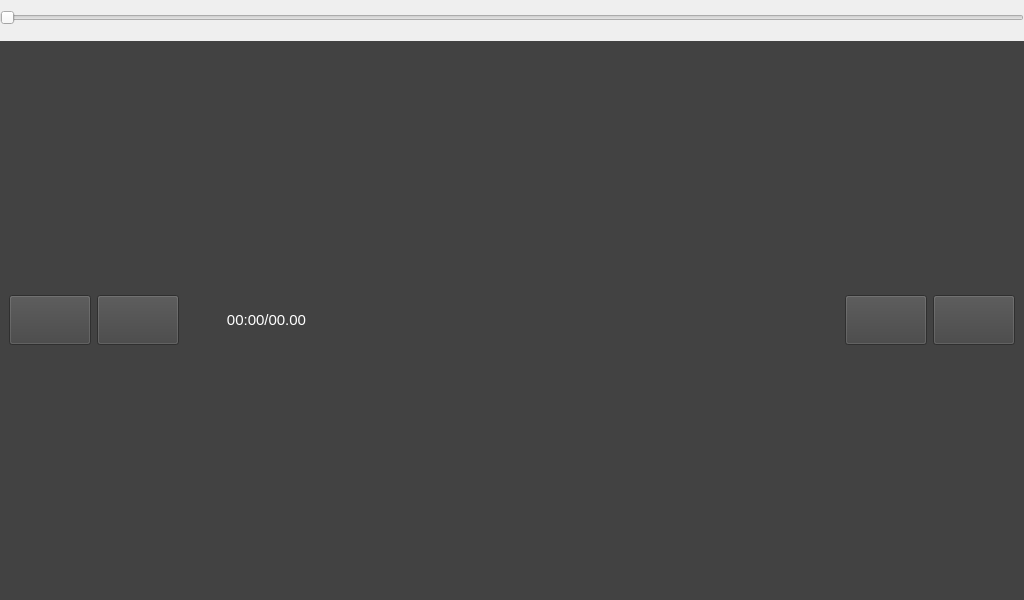
<?xml version="1.0" encoding="UTF-8"?>
<ui version="4.0">
 <class>Video</class>
 <widget class="QWidget" name="Video">
  <property name="geometry">
   <rect>
    <x>0</x>
    <y>0</y>
    <width>1024</width>
    <height>600</height>
   </rect>
  </property>
  <property name="windowTitle">
   <string>Video</string>
  </property>
  <layout class="QGridLayout" name="gridLayout_2">
   <property name="leftMargin">
    <number>0</number>
   </property>
   <property name="topMargin">
    <number>0</number>
   </property>
   <property name="rightMargin">
    <number>0</number>
   </property>
   <property name="bottomMargin">
    <number>0</number>
   </property>
   <item row="0" column="0">
    <layout class="QVBoxLayout" name="verticalLayout_2" stretch="10,0,2">
     <item>
      <layout class="QVBoxLayout" name="verticalLayout">
       <property name="spacing">
        <number>6</number>
       </property>
      </layout>
     </item>
     <item>
      <widget class="QSlider" name="horizontalSlider_schedule">
       <property name="minimumSize">
        <size>
         <width>0</width>
         <height>35</height>
        </size>
       </property>
       <property name="styleSheet">
        <string notr="true">border-image: url(:/images/video_pic/mask.png);</string>
       </property>
       <property name="orientation">
        <enum>Qt::Horizontal</enum>
       </property>
      </widget>
     </item>
     <item>
      <widget class="QWidget" name="widget_bool" native="true">
       <property name="styleSheet">
        <string notr="true">background-color: rgb(66, 66, 66);</string>
       </property>
       <layout class="QGridLayout" name="gridLayout">
        <item row="0" column="0">
         <layout class="QHBoxLayout" name="horizontalLayout" stretch="1,1,2,6,1,1">
          <item>
           <widget class="QPushButton" name="pushButton_switch">
            <property name="minimumSize">
             <size>
              <width>0</width>
              <height>50</height>
             </size>
            </property>
            <property name="styleSheet">
             <string notr="true">border-image: url(:/images/video_pic/btn_play1.png);</string>
            </property>
            <property name="text">
             <string/>
            </property>
           </widget>
          </item>
          <item>
           <widget class="QPushButton" name="pushButton_next">
            <property name="minimumSize">
             <size>
              <width>0</width>
              <height>50</height>
             </size>
            </property>
            <property name="styleSheet">
             <string notr="true">border-image: url(:/images/video_pic/btn_next1.png);</string>
            </property>
            <property name="text">
             <string/>
            </property>
           </widget>
          </item>
          <item>
           <widget class="QLabel" name="label_time">
            <property name="font">
             <font>
              <pointsize>11</pointsize>
             </font>
            </property>
            <property name="styleSheet">
             <string notr="true">color: rgb(255, 255, 255);</string>
            </property>
            <property name="text">
             <string>00:00/00.00</string>
            </property>
            <property name="alignment">
             <set>Qt::AlignCenter</set>
            </property>
           </widget>
          </item>
          <item>
           <spacer name="horizontalSpacer">
            <property name="orientation">
             <enum>Qt::Horizontal</enum>
            </property>
            <property name="sizeHint" stdset="0">
             <size>
              <width>40</width>
              <height>20</height>
             </size>
            </property>
           </spacer>
          </item>
          <item>
           <widget class="QPushButton" name="pushButton_volume">
            <property name="minimumSize">
             <size>
              <width>0</width>
              <height>50</height>
             </size>
            </property>
            <property name="styleSheet">
             <string notr="true">border-image: url(:/images/video_pic/btn_volumeup1.png);</string>
            </property>
            <property name="text">
             <string/>
            </property>
           </widget>
          </item>
          <item>
           <widget class="QPushButton" name="pushButton_menu">
            <property name="maximumSize">
             <size>
              <width>16777215</width>
              <height>50</height>
             </size>
            </property>
            <property name="styleSheet">
             <string notr="true">border-image: url(:/images/video_pic/菜单.png);</string>
            </property>
            <property name="text">
             <string/>
            </property>
           </widget>
          </item>
         </layout>
        </item>
       </layout>
      </widget>
     </item>
    </layout>
   </item>
  </layout>
 </widget>
 <resources/>
 <connections/>
</ui>
